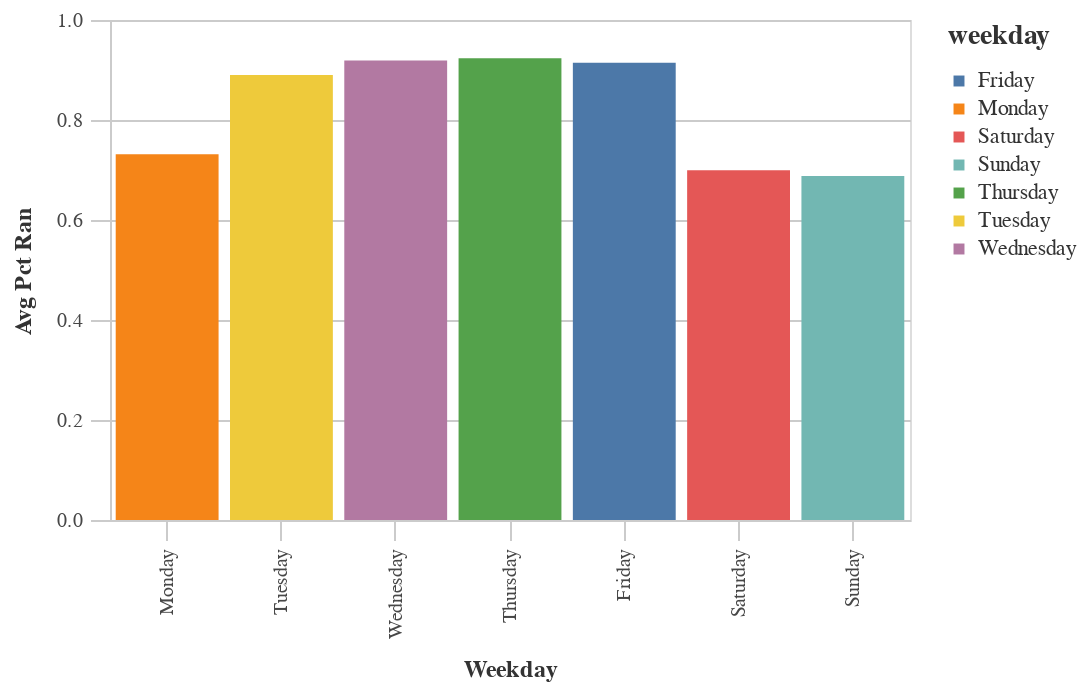

The notebook cell saved with this chart:
### Code cell
bar = alt.Chart(week).mark_bar().encode(
    x=alt.X('weekday', title=_dla_utils.labeling('weekday'), sort=cats),
    y=alt.Y('avg_pct_ran', title=_dla_utils.labeling('avg_pct_ran')),
    color="weekday")
chart = styleguide.preset_chart_config(bar)
chart

### Figure 1 — Vega-Lite specification as saved in the notebook (floating-point values rounded to 4 significant figures)
{"config": {"view": {"continuousWidth": 400, "continuousHeight": 300}, "axis": {"domainColor": "#cbcbcb", "grid": true, "gridColor": "#cbcbcb", "gridWidth": 1, "labelColor": "#474747", "labelFont": "Nunito Sans", "labelFontSize": 10, "labelPadding": 4, "tickColor": "#cbcbcb", "tickSize": 10, "titleColor": "#333", "titleFont": "Raleway", "titleFontSize": 12, "titlePadding": 10}, "axisBand": {"grid": false}, "background": "white", "font": "Raleway", "header": {"labelFont": "Nunito Sans", "titleFont": "Raleway"}, "legend": {"labelColor": "#333", "labelFont": "Nunito Sans", "labelFontSize": 11, "labelLimit": 0, "padding": 1, "symbolSize": 30, "symbolType": "square", "titleColor": "#333", "titleFont": "Raleway", "titleFontSize": 14, "titlePadding": 10}, "title": {"anchor": "middle", "font": "Raleway", "fontSize": 18, "fontWeight": 300, "offset": 20}}, "data": {"name": "data-7b7dbb22140a775b50a183dbc80d6da0"}, "mark": "bar", "encoding": {"color": {"field": "weekday", "type": "nominal"}, "x": {"field": "weekday", "sort": ["Monday", "Tuesday", "Wednesday", "Thursday", "Friday", "Saturday", "Sunday"], "title": "Weekday", "type": "nominal"}, "y": {"field": "avg_pct_ran", "title": "Avg Pct Ran", "type": "quantitative"}}, "height": 250, "width": 400, "$schema": "https://vega.github.io/schema/vega-lite/v4.17.0.json", "datasets": {"data-7b7dbb22140a775b50a183dbc80d6da0": [{"weekday": "Monday", "avg_pct_ran": 0.7315}, {"weekday": "Tuesday", "avg_pct_ran": 0.8901}, {"weekday": "Wednesday", "avg_pct_ran": 0.9189}, {"weekday": "Thursday", "avg_pct_ran": 0.9237}, {"weekday": "Friday", "avg_pct_ran": 0.9143}, {"weekday": "Saturday", "avg_pct_ran": 0.6993}, {"weekday": "Sunday", "avg_pct_ran": 0.6878}]}}
